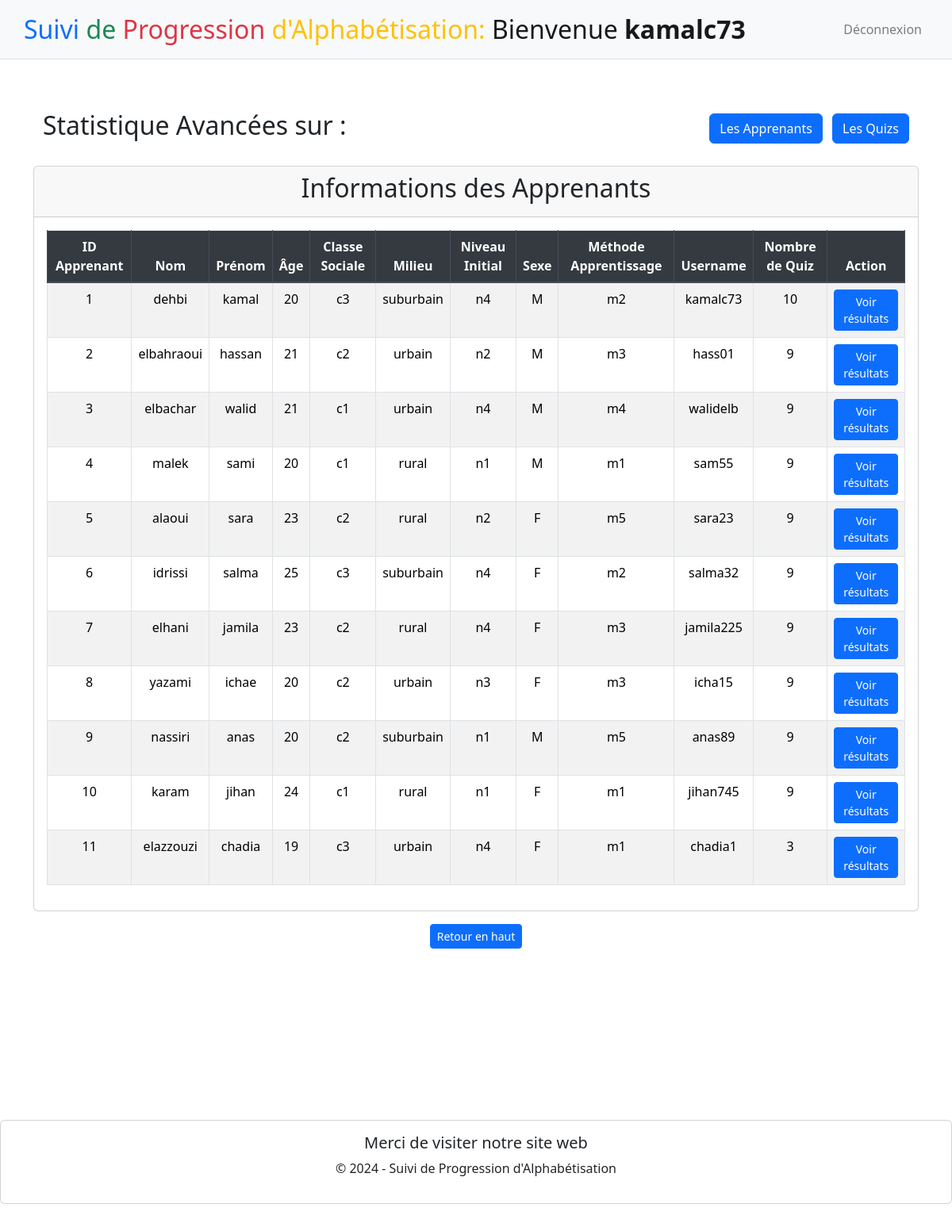
Page /mainAdmin (signed in) on the committed database.
### tables this page shows
CREATE TABLE user (
    id INTEGER PRIMARY KEY AUTOINCREMENT,
    username VARCHAR(25) NOT NULL UNIQUE,
    password VARCHAR(25) NOT NULL,
    type VARCHAR(10) NOT NULL
);

CREATE TABLE apprenant (
    id INTEGER PRIMARY KEY AUTOINCREMENT,
    nom TEXT NOT NULL,
    prenom TEXT NOT NULL,
    age INTEGER DEFAULT NULL,
    classe_sociale TEXT DEFAULT NULL,
    milieu TEXT DEFAULT NULL,
    niveau_initial TEXT DEFAULT NULL,
    sexe TEXT DEFAULT NULL,
    methodeApprentissage TEXT DEFAULT NULL,
    id_user INTEGER DEFAULT NULL,
    FOREIGN KEY (id_user) REFERENCES user(id)
);

### app.py (the view)
@app.route("/mainAdmin", methods=["GET"])
def mainAdmin():
    if request.method == "GET" and 'user_id' in session:
        conn = sqlite3.connect('database.db')
        cursor = conn.cursor()
        cursor.execute('''
            SELECT a.id, nom, prenom, age, classe_sociale, milieu,
                   niveau_initial, sexe, methodeApprentissage, u.username,
                   COUNT(q.id) AS quiz_count, u.id
            FROM apprenant a
            JOIN user u ON a.id_user = u.id
            LEFT JOIN quiz q ON a.id_user = q.id_user
            GROUP BY a.id, nom, prenom, age, classe_sociale, milieu,
                     niveau_initial, sexe, methodeApprentissage, u.username
        ''')
        apprenant = cursor.fetchall()
        cursor.execute("SELECT username FROM user WHERE id = ?", (session['user_id'],))
        username = cursor.fetchone()
        conn.close()
        return render_template("MainAdmin.html", apprenant=apprenant, username=username[0])
    else:
        return redirect(url_for('home'))

### templates/MainAdmin.html (shortened to what this page needs)
{% extends "layout.html" %}
{% block welcome %}
    <span>Bienvenue <b>{{ username }}</b></span>
{% endblock %}
{% block main %}
    <div class="container-fluid">
        <div class="row justify-content-between align-items-center mt-3">
            <div class="col">
                <h2 id="statistiques" class="text-left">Statistique Avancées sur :</h2>
            </div>
            <div class="col-auto">
                <a class="btn btn-primary me-2" href="{{ url_for('statistiquesAp') }}">Les Apprenants</a>
                <a class="btn btn-primary" href="{{ url_for('statistiquesQu') }}">Les Quizs</a>
            </div>
        </div>
    </div>
    <br>
    <div class="card">
        <div class="card-header">
            <h2>Informations des Apprenants</h2>
        </div>
        <div class="card-body">
            <table class="table table-striped table-bordered">
                <thead class="thead-dark">
                    <tr>
                        <th>ID Apprenant</th>
                        <th>Nom</th>
                        <th>Prénom</th>
                        <th>Âge</th>
                        <th>Classe Sociale</th>
                        <th>Milieu</th>
                        <th>Niveau Initial</th>
                        <th>Sexe</th>
                        <th>Méthode Apprentissage</th>
                        <th>Username</th>
                        <th>Nombre de Quiz</th>
                        <th>Action</th>
                    </tr>
                </thead>
                <tbody>
                    {% for row in apprenant %}
                    <tr>
                        <td>{{ row[0] }}</td>
                        <td>{{ row[1] }}</td>
                        <td>{{ row[2] }}</td>
                        <td>{{ row[3] }}</td>
                        <td>{{ row[4] }}</td>
                        <td>{{ row[5] }}</td>
                        <td>{{ row[6] }}</td>
                        <td>{{ row[7] }}</td>
                        <td>{{ row[8] }}</td>
                        <td>{{ row[9] }}</td>
                        <td>{{ row[10] }}</td>
                        <td>
                            <form action="{{ url_for('userResultat') }}" method="GET" style="display:inline;">
                                <button type="submit" class="btn btn-primary btn-sm">Voir résultats</button>
                            </form>
                        </td>
                    </tr>
                    {% endfor %}
                </tbody>
            </table>
        </div>
    </div>
    <div class="container-fluid">
        <div class="row justify-content-center align-items-center mt-3">
            <div class="col-auto">
                <a href="#statistiques" class="btn btn-primary btn-sm">Retour en haut</a>
            </div>
        </div>
    </div>
{% endblock %}

### rows in the picture
user: username "kamalc73"
apprenant: id "1", nom "dehbi", prenom "kamal", age "20", classe_sociale "c3", milieu "suburbain", niveau_initial "n4", sexe "M", methodeApprentissage "m2", username "kamalc73", row "10"
apprenant: id "2", nom "elbahraoui", prenom "hassan", age "21", classe_sociale "c2", milieu "urbain", niveau_initial "n2", sexe "M", methodeApprentissage "m3", username "hass01", row "9"
apprenant: id "3", nom "elbachar", prenom "walid", age "21", classe_sociale "c1", milieu "urbain", niveau_initial "n4", sexe "M", methodeApprentissage "m4", username "walidelb", row "9"
apprenant: id "4", nom "malek", prenom "sami", age "20", classe_sociale "c1", milieu "rural", niveau_initial "n1", sexe "M", methodeApprentissage "m1", username "sam55", row "9"
apprenant: id "5", nom "alaoui", prenom "sara", age "23", classe_sociale "c2", milieu "rural", niveau_initial "n2", sexe "F", methodeApprentissage "m5", username "sara23", row "9"
apprenant: id "6", nom "idrissi", prenom "salma", age "25", classe_sociale "c3", milieu "suburbain", niveau_initial "n4", sexe "F", methodeApprentissage "m2", username "salma32", row "9"
apprenant: id "7", nom "elhani", prenom "jamila", age "23", classe_sociale "c2", milieu "rural", niveau_initial "n4", sexe "F", methodeApprentissage "m3", username "jamila225", row "9"
apprenant: id "8", nom "yazami", prenom "ichae", age "20", classe_sociale "c2", milieu "urbain", niveau_initial "n3", sexe "F", methodeApprentissage "m3", username "icha15", id_user "9"
apprenant: id "9", nom "nassiri", prenom "anas", age "20", classe_sociale "c2", milieu "suburbain", niveau_initial "n1", sexe "M", methodeApprentissage "m5", username "anas89"
apprenant: id "10", nom "karam", prenom "jihan", age "24", classe_sociale "c1", milieu "rural", niveau_initial "n1", sexe "F", methodeApprentissage "m1", username "jihan745", row "9"
apprenant: id "11", nom "elazzouzi", prenom "chadia", age "19", classe_sociale "c3", milieu "urbain", niveau_initial "n4", sexe "F", methodeApprentissage "m1", username "chadia1", row "3"
